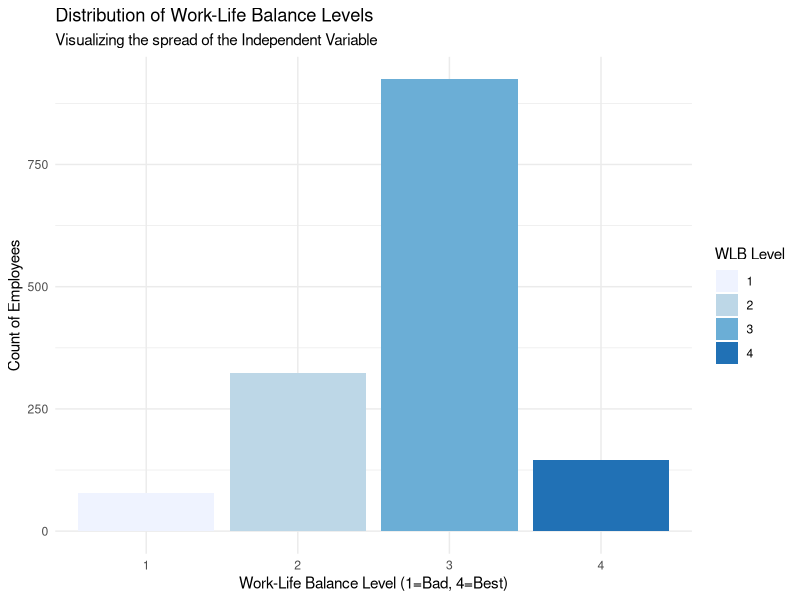
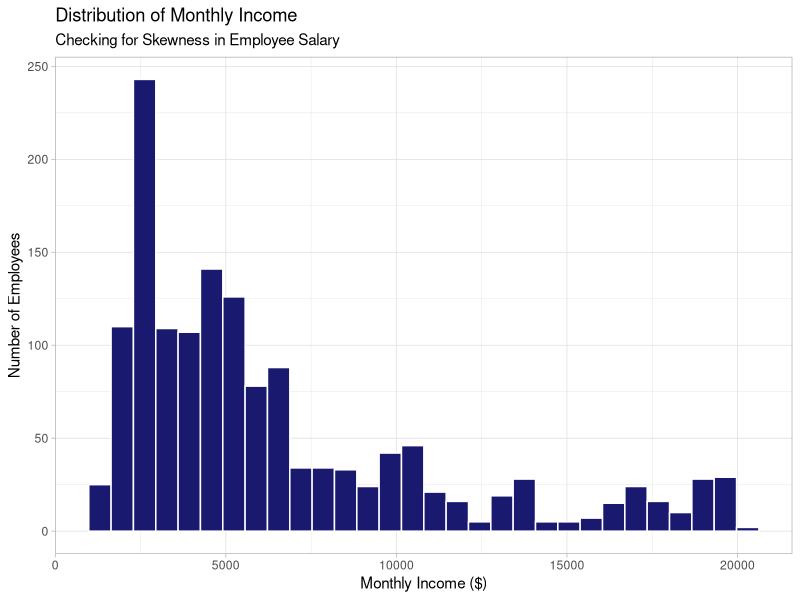
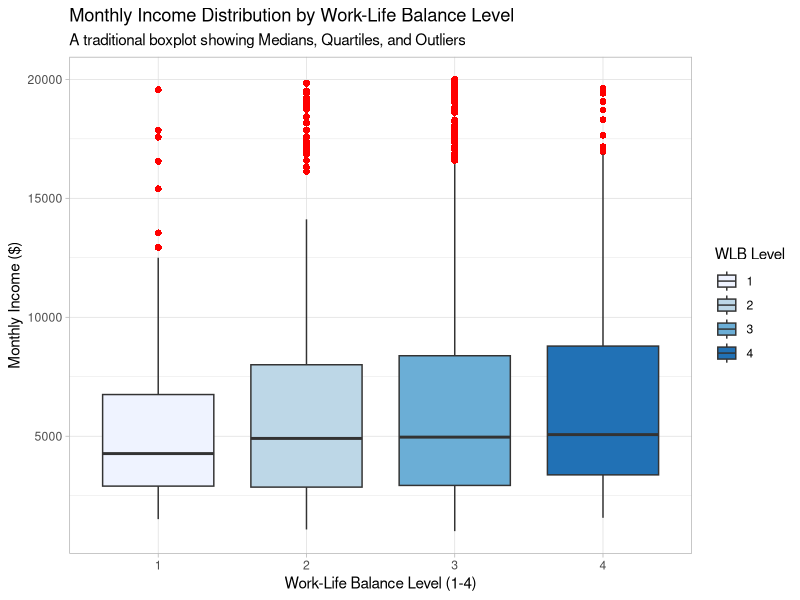
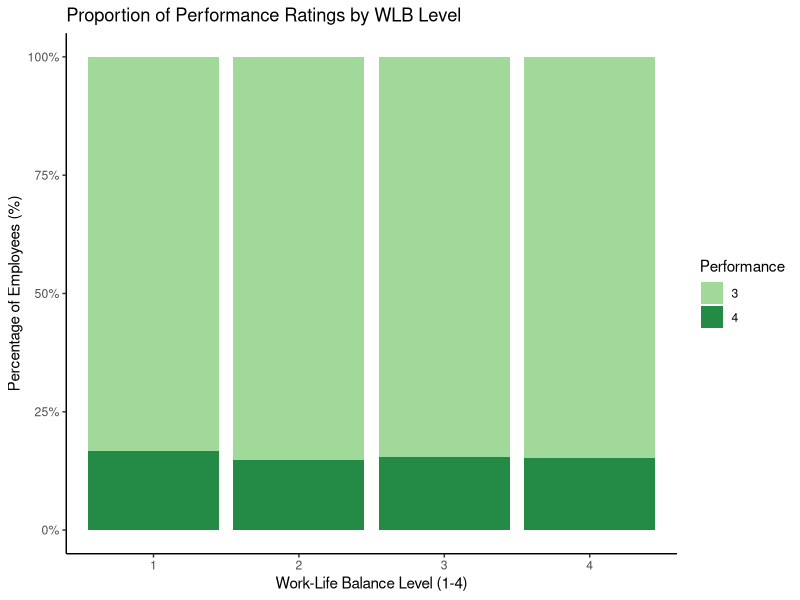

Write R code to recreate these figures, in order.
library(tidyverse) # Includes ggplot2 for charts and dplyr for tables
library(corrplot)  # heatmap
library(scales) #format chart axes

#install packages
install.packages(c("tidyverse", "corrplot", "scales"))

#load the preprocessed dataset
df <- read.csv("data/processed/cleaned_hr_data.csv")
head(df)

#view dimensions and columns and check data types
dim(df)
colnames(df)
str(df)

#check missing values
sum(is.na(df))

#univarate analysis
#summary of independent variable
summary(df$WorkLifeBalance)
sd(df$WorkLifeBalance)

#frequency table
wlb_table <- table(df$WorkLifeBalance)
print(wlb_table)

#propotions
prop.table(wlb_table) * 100

#univarate visualizations
#bar chart for work life balance
# Visualizing Work-Life Balance Distribution (LO2)
ggplot(df, aes(x = as.factor(WorkLifeBalance), fill = as.factor(WorkLifeBalance))) +
  geom_bar() +
  scale_fill_brewer(palette = "Blues") +
  theme_minimal() +
  labs(title = "Distribution of Work-Life Balance Levels",
       subtitle = "Visualizing the spread of the Independent Variable",
       x = "Work-Life Balance Level (1=Bad, 4=Best)", 
       y = "Count of Employees",
       fill = "WLB Level")

#histogram for monthly income distribution
ggplot(df, aes(x = MonthlyIncome)) +
  geom_histogram(bins = 30, fill = "midnightblue", color = "white") +
  theme_light() +
  labs(title = "Distribution of Monthly Income",
       subtitle = "Checking for Skewness in Employee Salary",
       x = "Monthly Income ($)", 
       y = "Number of Employees")

# Bivariate Analysis
# box plot for Monthly Income vs. Work-Life Balance (LO2)
ggplot(df, aes(x = as.factor(WorkLifeBalance), y = MonthlyIncome, fill = as.factor(WorkLifeBalance))) +
  geom_boxplot(outlier.colour = "red", outlier.shape = 16, outlier.size = 2) +
  theme_light() +
  scale_fill_brewer(palette = "Blues") +
  labs(title = "Monthly Income Distribution by Work-Life Balance Level",
       subtitle = "A traditional boxplot showing Medians, Quartiles, and Outliers",
       x = "Work-Life Balance Level (1-4)", 
       y = "Monthly Income ($)",
       fill = "WLB Level")


#stacked bar chart for proportions work-life balance vs. performance rating
ggplot(df, aes(x = as.factor(WorkLifeBalance), fill = as.factor(PerformanceRating))) +
  geom_bar(position = "fill") +
  scale_y_continuous(labels = scales::percent) +
  scale_fill_manual(values = c("#A1D99B", "#238B45"), name = "Performance") + 
  theme_classic() +
  labs(title = "Proportion of Performance Ratings by WLB Level",
       x = "Work-Life Balance Level (1-4)", 
       y = "Percentage of Employees (%)")
